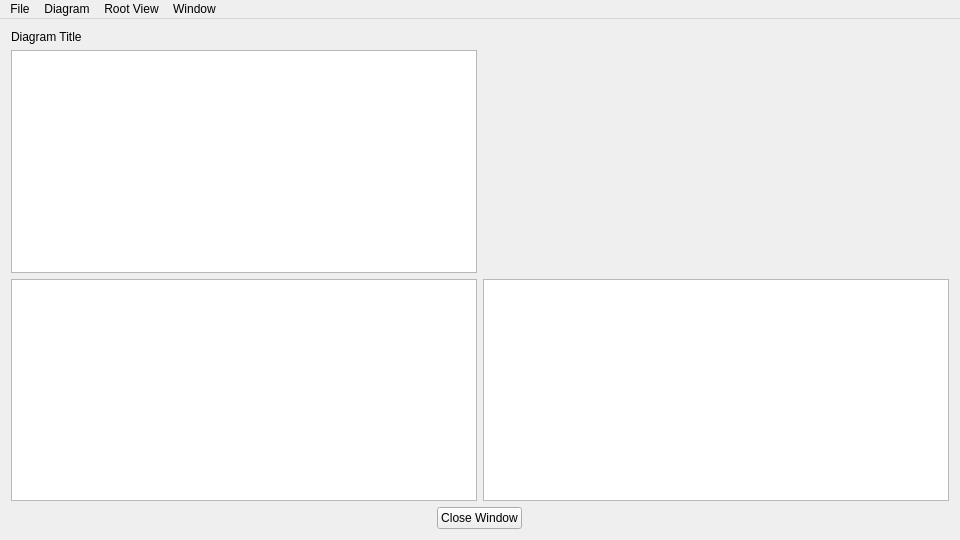
<?xml version="1.0" encoding="UTF-8"?>
<ui version="4.0">
 <class>OSLDisplay</class>
 <widget class="QMainWindow" name="OSLDisplay">
  <property name="geometry">
   <rect>
    <x>0</x>
    <y>0</y>
    <width>960</width>
    <height>540</height>
   </rect>
  </property>
  <property name="sizePolicy">
   <sizepolicy hsizetype="Preferred" vsizetype="Preferred">
    <horstretch>0</horstretch>
    <verstretch>0</verstretch>
   </sizepolicy>
  </property>
  <property name="minimumSize">
   <size>
    <width>0</width>
    <height>0</height>
   </size>
  </property>
  <property name="windowTitle">
   <string>OSLDisplay</string>
  </property>
  <widget class="QWidget" name="centralWidget">
   <layout class="QVBoxLayout" name="verticalLayout">
    <item>
     <layout class="QHBoxLayout" name="horizontalLayout_2">
      <item alignment="Qt::AlignLeft">
       <widget class="QLabel" name="titleLabel">
        <property name="text">
         <string>Diagram Title</string>
        </property>
       </widget>
      </item>
     </layout>
    </item>
    <item>
     <layout class="QGridLayout" name="gridLayout">
      <item row="1" column="0">
       <widget class="QGraphicsView" name="graphicsView"/>
      </item>
      <item row="0" column="0">
       <widget class="QGraphicsView" name="rootHGraphicsView"/>
      </item>
      <item row="1" column="1">
       <widget class="QGraphicsView" name="rootVGraphicsView"/>
      </item>
     </layout>
    </item>
    <item alignment="Qt::AlignHCenter">
     <widget class="QPushButton" name="closeButton">
      <property name="text">
       <string>Close Window</string>
      </property>
     </widget>
    </item>
   </layout>
  </widget>
  <widget class="QMenuBar" name="menuBar">
   <property name="geometry">
    <rect>
     <x>0</x>
     <y>0</y>
     <width>960</width>
     <height>20</height>
    </rect>
   </property>
   <widget class="QMenu" name="menuWindow">
    <property name="title">
     <string>Window</string>
    </property>
    <addaction name="actionFullScreen"/>
    <addaction name="actionShowGrid"/>
    <addaction name="separator"/>
    <addaction name="actionHideButtons"/>
   </widget>
   <widget class="QMenu" name="menuRoot_View">
    <property name="title">
     <string>Root View</string>
    </property>
    <addaction name="actionSwitchOrientation"/>
   </widget>
   <widget class="QMenu" name="menuDiagram">
    <property name="title">
     <string>Diagram</string>
    </property>
    <addaction name="actionFitDiagramToWindow"/>
    <addaction name="actionHideBlockTitles"/>
   </widget>
   <widget class="QMenu" name="menuFile">
    <property name="title">
     <string>File</string>
    </property>
    <addaction name="actionOpenDescriptionFile"/>
   </widget>
   <addaction name="menuFile"/>
   <addaction name="menuDiagram"/>
   <addaction name="menuRoot_View"/>
   <addaction name="menuWindow"/>
  </widget>
  <action name="actionFullScreen">
   <property name="checkable">
    <bool>true</bool>
   </property>
   <property name="checked">
    <bool>false</bool>
   </property>
   <property name="enabled">
    <bool>true</bool>
   </property>
   <property name="text">
    <string>Full Screen</string>
   </property>
   <property name="toolTip">
    <string>Toggle Full Screen</string>
   </property>
   <property name="shortcut">
    <string>Alt+Return</string>
   </property>
  </action>
  <action name="actionShowGrid">
   <property name="checkable">
    <bool>true</bool>
   </property>
   <property name="text">
    <string>Show Grid</string>
   </property>
   <property name="toolTip">
    <string>This setting may drastically slow down your computer</string>
   </property>
   <property name="shortcut">
    <string>Ctrl+G</string>
   </property>
  </action>
  <action name="actionHideButtons">
   <property name="checkable">
    <bool>true</bool>
   </property>
   <property name="checked">
    <bool>false</bool>
   </property>
   <property name="text">
    <string>Immersive Mode</string>
   </property>
   <property name="toolTip">
    <string>Hide everything but the diagram</string>
   </property>
   <property name="shortcut">
    <string>Ctrl+Space</string>
   </property>
  </action>
  <action name="actionFitDiagramToWindow">
   <property name="text">
    <string>Fit Diagram To Window</string>
   </property>
   <property name="shortcut">
    <string>Ctrl+D</string>
   </property>
  </action>
  <action name="actionHideBlockTitles">
   <property name="checkable">
    <bool>true</bool>
   </property>
   <property name="text">
    <string>Hide Block Titles</string>
   </property>
   <property name="shortcut">
    <string>Ctrl+T</string>
   </property>
  </action>
  <action name="actionSwitchOrientation">
   <property name="text">
    <string>Switch Orientation</string>
   </property>
   <property name="shortcut">
    <string>Ctrl+C</string>
   </property>
  </action>
  <action name="actionOpenDescriptionFile">
   <property name="text">
    <string>Open Description File...</string>
   </property>
  </action>
 </widget>
 <layoutdefault spacing="6" margin="11"/>
 <resources/>
 <connections/>
</ui>
